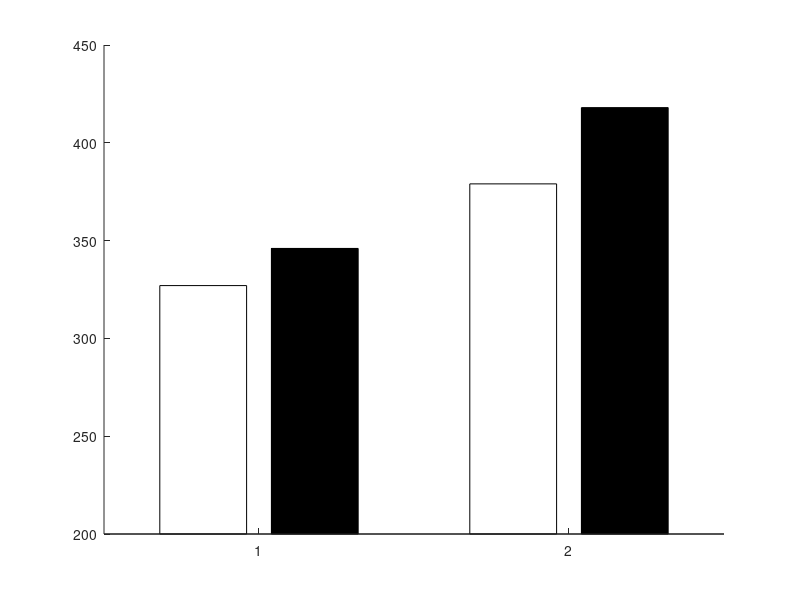

Recreate this plot in MATLAB. (Note: this script raises an error after producing the figure.)
% Script generates bar graph of Suarez et al. (2014) experimental results.
% Author: Angela Rose

figure;
       
% RTs Congruent (LMA, HMA), Incongruent (LMA, HMA), Size Congruity Effect (LMA, HMA):
%{
bar_label = {'Congruent', 'Incongruent', 'Size Congruity Effect'}
y_label = {'Simulated Mean Response Time'};
y = [327, 346; 379, 418; 52.02, 72.5];
stderr = [8.32, 10.64; 10.76, 14.70; 5.30, 8.15];
b = bar(y, 'FaceColor','flat');
title_text = {'A) Experimental'};
%}
        
% mean of medians RT Congruent (LMA, HMA), Incongruent (LMA, HMA):
        
bar_label = {'Congruent', 'Incongruent'};
y_label = {'Response Time'};
y = [327, 346; 379, 418];
stderr = [8.32, 10.64; 10.76, 14.70];
b = bar(y, 'FaceColor','flat', 'BaseValue', 200);   %[0 .5 .5],'EdgeColor',[0 .9 .9],'LineWidth',1.5);
title_text = {'A) Experimental:', 'Suárez-Pellicioni et al. (2014)'};
        
        
set(gca, 'box', 'off');
ax = gca;
ax.TitleHorizontalAlignment = 'left';  
title(title_text);
axis square; 

b(1).FaceColor = [1 1 1];
b(2).FaceColor = [0.3 0.3 0.3];

lgd = legend('Low Math-Anxious', 'High Math-Anxious', 'FontSize', 12);
lgd.ItemTokenSize = [10,10];
legend('Location','northwest');  
legend('boxoff'); 
hold on

xtipsall = (get(b(1),'XData') + cell2mat(get(b,'XOffset'))).';   
errorbar(xtipsall(:), y(:), stderr(:), 'k', 'LineStyle','none', 'HandleVisibility','off');

set(gca, 'Ticklength', [0 0]);
xticklabels(bar_label);
xtickangle(0); 

set(gca,'FontName','Arial');
set(gca,'FontSize',12);
set(gcf, 'Color', 'w');

ylabel(y_label); 

savefig('RT_C_I_LMAHMA_Suarez.fig');
f = gcf;
exportgraphics(f, 'RT_C_I_LMAHMA_Suarez.tif', 'Resolution', 600);
    

hold off;